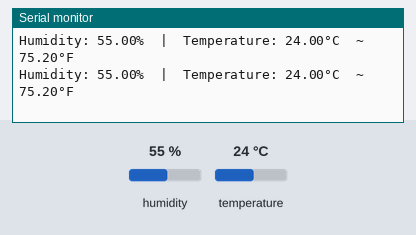
Simulated run of this sketch. Board: ESP32. On the bench: the last lines printed to the serial monitor. Inputs (shaded band) come from the test bench; at power-on: humidity 55 %, temperature 24 °C.

Above: at 2.8 s.
2.9 s: humidity set to 22 %
At 5.2 s:
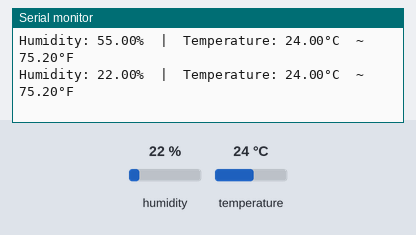
5.6 s: temperature set to 12 °C
At 7.1 s:
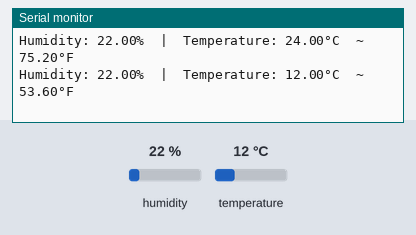
8.3 s: humidity set to 40 %
At 10.6 s:
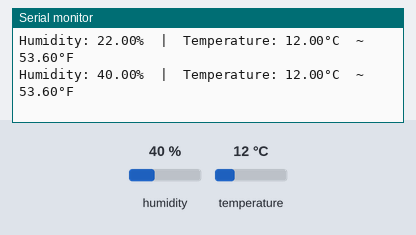
Timing chart, 0 to 12.1 s (numbered marks = the images above; inputs shaded):
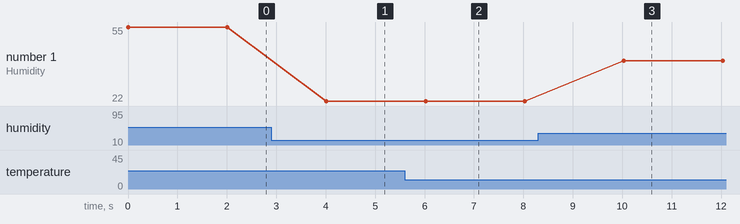

Measured:
- after the input at 2.9 s, the serial monitor: prints a new line after 1.1 s (image 1)
- after the input at 5.6 s, the serial monitor: prints a new line after 0.42 s (image 2)
- after the input at 8.3 s, the serial monitor: prints a new line after 1.7 s (image 3)
- plotted number 1: 55 → 22 after the input at 2.9 s, 22 → 40 after the input at 8.3 s

The sketch:

DHT22.ino
```cpp
#include <DHT.h>
#define DHT_SENSOR_PIN  14 // ESP32 pin GIOP21 connected to DHT22 sensor
#define DHT_SENSOR_TYPE DHT22

DHT dht_sensor(DHT_SENSOR_PIN, DHT_SENSOR_TYPE);
void setup() {
  // put your setup code here, to run once:
  Serial.begin(9600);
  dht_sensor.begin();
}

void loop() {
  // put your main code here, to run repeatedly:
float humi  = dht_sensor.readHumidity();
  // read temperature in Celsius
  float tempC = dht_sensor.readTemperature();
  // read temperature in Fahrenheit
  float tempF = dht_sensor.readTemperature(true);

  // check whether the reading is successful or not
  if ( isnan(tempC) || isnan(tempF) || isnan(humi)) {
    Serial.println("Failed to read from DHT sensor!");
  } else {
    Serial.print("Humidity: ");
    Serial.print(humi);
    Serial.print("%");

    Serial.print("  |  ");

    Serial.print("Temperature: ");
    Serial.print(tempC);
    Serial.print("°C  ~  ");
    Serial.print(tempF);
    Serial.println("°F");
  }

  // wait a 2 seconds between readings
  delay(2000);
}
```
